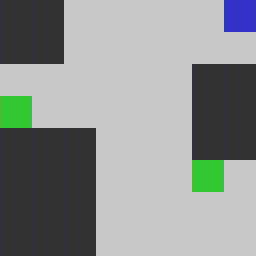

This is a level from a 2D game, rendered from its Tiled map with the project's own tilesets. A one-line summary and the complete map file follow:
An orthogonal 8x8 tile map with 32x32 px tiles, 1 tile layer (Tile Layer 1).

<map version="1.10" tiledversion="1.10.1" orientation="orthogonal" renderorder="right-down" width="8" height="8" tilewidth="32" tileheight="32" infinite="0" nextlayerid="2" nextobjectid="1">
 <tileset firstgid="1" source="../BaseTileset.tsx" />
 <layer id="1" name="Tile Layer 1" width="8" height="8">
  <data encoding="csv">
4,4,5,5,5,5,5,3,
4,4,5,5,5,5,5,5,
5,5,5,5,5,5,4,4,
2,5,5,5,5,5,4,4,
4,4,4,5,5,5,4,4,
4,4,4,5,5,5,2,5,
4,4,4,5,5,5,5,5,
4,4,4,5,5,5,5,5
</data>
 </layer>
</map>
